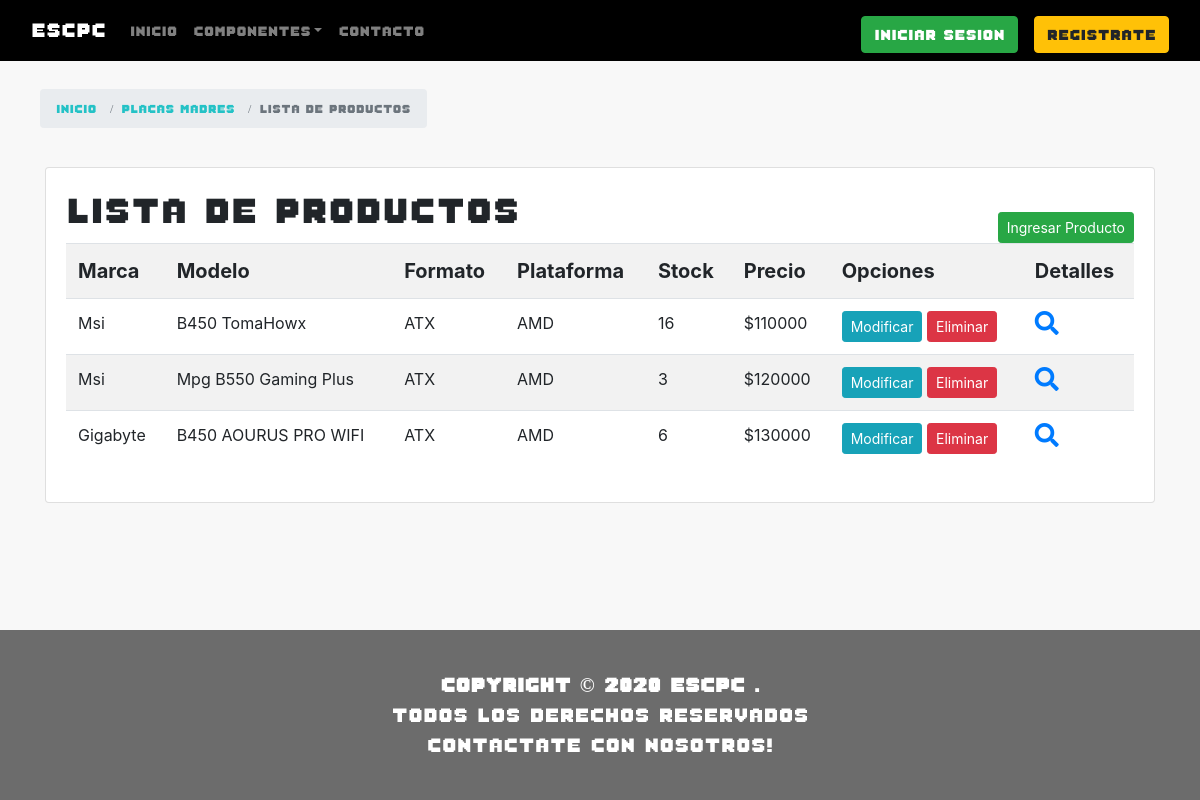
Page /placasmadre/ on the committed database.
### catalog/models.py (models this page shows, shortened)
class PlacasMadre(models.Model):
   marca = models.CharField(max_length=100,help_text='Marca del producto')
   modelo = models.CharField(max_length=100,help_text='Modelo del producto')
   CATALOGO_FORMATO_PLACAMADRE = (
      ('seleccione','Seleccione'),
      ('ATX','ATX'),
      ('Mini ITX','Mini ITX'),
      ('Micro ATX','Micro ATX'),
   )
   formato = models.CharField(max_length=10,choices=CATALOGO_FORMATO_PLACAMADRE,blank=False,default='s',help_text='Formato de la Placa Madre')
   CATALOGO_PLATAFORMA_PLACAMADRE = (
      ('seleccione','Seleccione'),
      ('AMD','AMD'),
      ('Intel','Intel')
   )
   plataforma = models.CharField(max_length=10,choices=CATALOGO_PLATAFORMA_PLACAMADRE,blank=False,default='se',help_text='Plataforma de la Placa Madre')
   stock = models.IntegerField(default=0,help_text='Stock del producto')
   imagen = models.ImageField(upload_to='placasmadres/',null=True)
   imagen_detail = models.ImageField(upload_to='placasmadres_detail/',null=True)
   precio = models.IntegerField(default=0)

### catalog/views.py (the view)
# urls.py: path('placasmadre/', views.PlacaListView.as_view(), name="placas"),
class PlacaListView(ListView):
   model = PlacasMadre
   template_name = 'catalogo/PLacamadre/placasmadre_list.html'

### cart/context_processor.py (called while the page is built)
def cart_total_amount(request):
   total = 0.0
   if request.user.is_authenticated:
      for key, value in request.session['cart'].items():
         total = total + (float(value['price']) * value['quantity'])
   return {'cart_total_amount': total}

### catalog/templates/catalogo/Placamadre/placasmadre_list.html (shortened to what this page needs)
{% extends "base_generic.html" %}
{% block content %}
<br>
<head>
   <link rel="stylesheet" href="https://use.fontawesome.com/releases/v5.7.0/css/all.css"
>
</head>
<body >
   <div id="seguimiento" class="container">
      <div class="col-md-5">
         <ol class="breadcrumb breadcrumb-extend">
               <li class="breadcrumb-item">
                  <a href="{% url 'index' %}">Inicio</a>
               </li>
               <li class="breadcrumb-item">
                  <a href="{% url 'placamadre' %}">Placas Madres</a>
               </li>
               <li class="breadcrumb-item active">Lista de productos</li>
         </ol>
      </div>
   </div>
   <div class="container mt-5" >
      <div class="card">
         <div class="card-body">
            <h1 style="font-family: fuente8bits; font-size: 3vw; float:left;">
            Lista de productos
            </h1>
            <a style="float: right;" href="{% url 'nueva_placa' %}" class="btn btn-success btn-sm mt-4">Ingresar Producto</a>
            {% if placasmadre_list %}
            <table class="table table-striped table-hover table-responsive-sm">
               <tr style="font-size: 20px;">
                  <th>Marca</th>
                  <th>Modelo</th>
                  <th>Formato</th>
                  <th>Plataforma</th>
                  <th>Stock</th>
                  <th>Precio</th>
                  <th>Opciones</th>
                  <th>Detalles</th>
               </tr>
               {% for placa in placasmadre_list %}
               <tr>
                  <td>{{ placa.marca }}</td>
                  <td>{{ placa.modelo }}</td>
                  <td>{{ placa.formato }}</td>
                  <td>{{ placa.plataforma }}</td>
                  <td>{{ placa.stock }}</td>
                  <td>${{ placa.precio }}</td>
                  <td>
                     <a href="{% url 'modificar_placa' placa.id %}" class="btn btn-info btn-sm">
                        Modificar
                     </a>
                     <a href="{% url 'eliminar_placa' placa.id %}" class="btn btn-danger btn-sm">
                        Eliminar
                     </a>
                  </td>
                  <td>
                     <a href="{% url 'placas-detail' placa.id %}">
                        <i style="font-size: 24px;" class="fa">&#xf002</i>
                     </a>
                  </td>
               </tr>
            {% endfor %}
            </table>
            {% else %}
               <p>No hay productos</p>
            {% endif %}
         </div>
      </div>
   </div>
   <br>
   <br>
   <br>
</body>
{% endblock %}

### catalog/static/css/estiloProductos.css (style rules this page uses)
#seguimiento { margin: 10px; white-space: nowrap; width: 100%; }
#seguimiento div ol { font-family: fuente8bits; font-size: 12px; display: ruby; }
#seguimiento div ol li a { text-decoration: none; color: #24c2c6; }

### rows in the picture
PlacasMadre: marca "Msi", modelo "B450 TomaHowx", formato "ATX", plataforma "AMD", stock "16", precio "110000"
PlacasMadre: marca "Msi", modelo "Mpg B550 Gaming Plus", formato "ATX", plataforma "AMD", stock "3", precio "120000"
PlacasMadre: marca "Gigabyte", modelo "B450 AOURUS PRO WIFI", formato "ATX", plataforma "AMD", stock "6", precio "130000"
